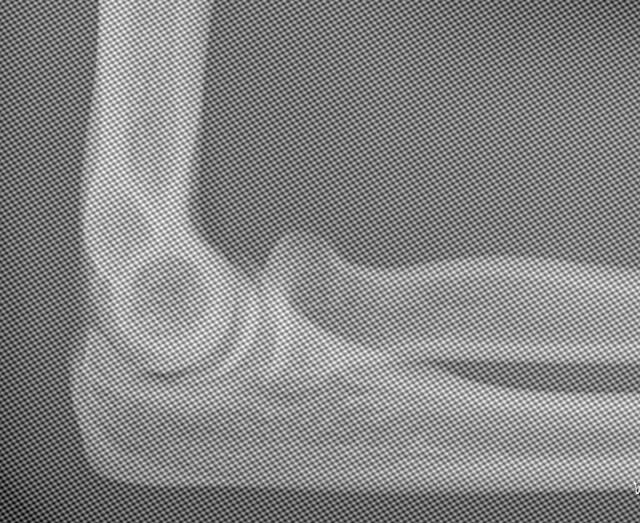
%> input picture PROCESSAMENTO E SINAL DE IMAGEM/Anos anteriores/MATLAB/API 18_11/API-XRay_mod.jpg, 640 x 523 px
$ octave API_18_Nov.m   (GNU Octave 9; MATLAB toolbox functions it lacks are replaced by stand-ins)
%> lines starting %> are read from the running program, lines starting %| are printed output that depends on the picture
%(read and convert the provided images into grayscale) - imread, rgb2gray, figure,imshow
%(compute de FT and its inverse) - fft2, fftshift, ifftshift, ifft2, abs, angle, log10

%CAROLINA SILVA E L贑IA FERNANDES
% 18 de Novembro de 2019

%%

%ler e mostrar imagem
A=imread('API-XRay_mod.jpg');
%> A is the input picture: size 523x640 uint8; min 0, max 255, mean 133
figure
imshow(A)

%transformada da imagem e centrar (mostrar o espetro de amplitudes)

f1=fft2(double(A));
ft1=fftshift(f1);
l1=10*log10(abs(ft1));
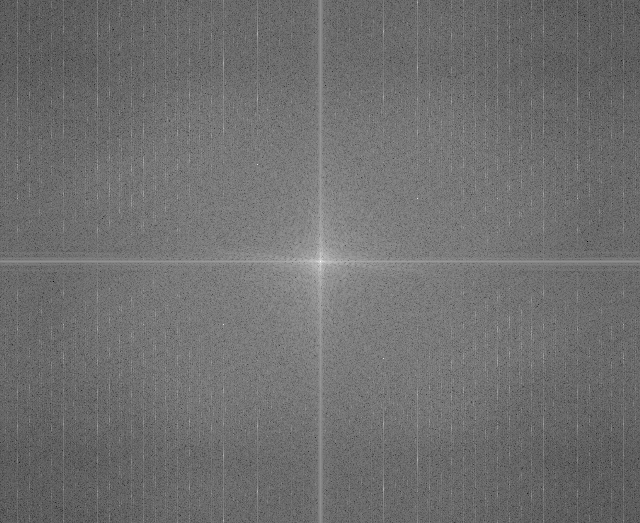
%> l1: size 523x640 double; min -6.89, max 76.49, mean 29.6; drawn with min black and max white
figure;
mesh(l1);
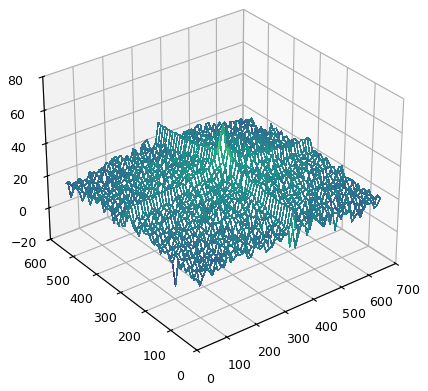
%> figure redrawn from the program's plot data

% built a gaussian notch filter
ll=linspace(-1,1,size(A,1)); %linhas
%> ll = 523 values from -1 to 1
cc=linspace(-1,1,size(A,2)); %colunas
%> cc = 640 values from -1 to 1

[CC,LL]=meshgrid(cc,ll); %mapa
ff=sqrt(CC.^2 + LL.^2);

w=0.10; fc=0.40;
fNotch=1-exp(-(ff-fc).^2/(2*w^2)); %fun玢o Gaussian Notch Filter
figure;
mesh(fNotch);
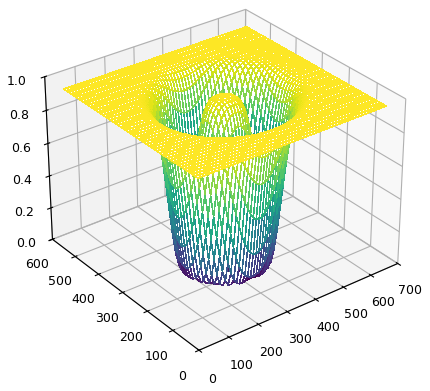
%> figure redrawn from the program's plot data

% apply filter
ft1 = ft1 .* fNotch;

%compute inverse
img_ifft = abs(ifft2(ifftshift(ft1)));
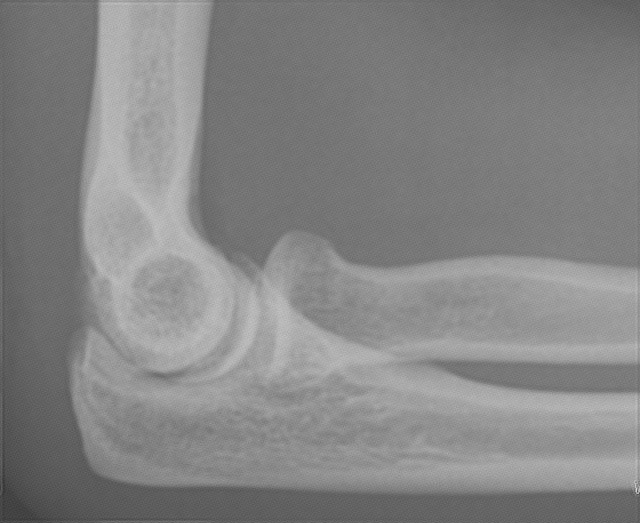
%> img_ifft: size 523x640 double; min 52.43, max 221.1, mean 133

%show image without noise
figure
imshow(uint8(img_ifft))
